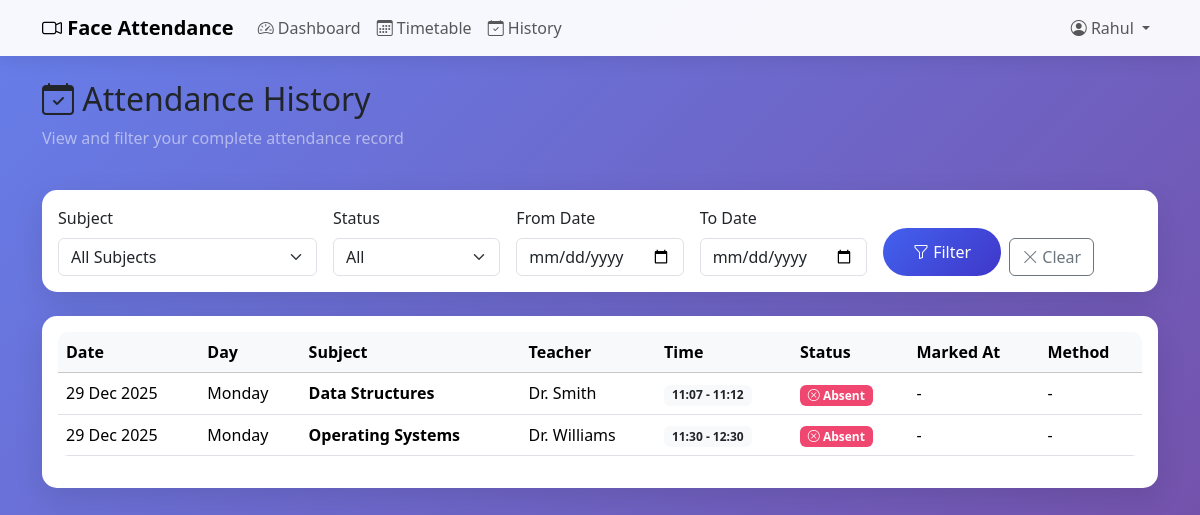
Screenshot of /attendance/history/ (signed in) with the database file from the repository.
### core/models.py (models this page shows, shortened)
class Student(models.Model):
    user = models.OneToOneField(User, on_delete=models.CASCADE, related_name='student_profile')
    roll_no = models.CharField(max_length=20, unique=True)
    name = models.CharField(max_length=100)
    classroom = models.ForeignKey(Classroom, on_delete=models.CASCADE, related_name='students')
    face_folder_name = models.CharField(max_length=100, blank=True, help_text="Folder name in known_faces/")
    photo_straight = models.CharField(max_length=255, blank=True, help_text="Front-facing photo path")
    photo_left = models.CharField(max_length=255, blank=True, help_text="Looking left photo path")
    photo_right = models.CharField(max_length=255, blank=True, help_text="Looking right photo path")
    class Meta:
        ordering = ['roll_no']

class Attendance(models.Model):
    STATUS_CHOICES = [
        ('present', 'Present'),
        ('absent', 'Absent'),
        ('late', 'Late'),
    ]
    lecture = models.ForeignKey(Lecture, on_delete=models.CASCADE, related_name='attendance_records')
    student = models.ForeignKey(Student, on_delete=models.CASCADE, related_name='attendance_records')
    status = models.CharField(max_length=10, choices=STATUS_CHOICES, default='absent')
    marked_at = models.DateTimeField(null=True, blank=True)
    marked_by_face_recognition = models.BooleanField(default=False)
    class Meta:
        unique_together = ['lecture', 'student']
        ordering = ['student__roll_no']

class Lecture(models.Model):
    STATUS_CHOICES = [
        ('scheduled', 'Scheduled'),
        ('active', 'Active'),  # Attendance can be marked
        ('completed', 'Completed'),
        ('cancelled', 'Cancelled'),
    ]
    timetable = models.ForeignKey(Timetable, on_delete=models.CASCADE, related_name='lectures')
    date = models.DateField(default=timezone.now)
    status = models.CharField(max_length=20, choices=STATUS_CHOICES, default='scheduled')
    started_at = models.DateTimeField(null=True, blank=True)
    ended_at = models.DateTimeField(null=True, blank=True)
    carried_from = models.ForeignKey('self', on_delete=models.SET_NULL, null=True, blank=True,
                                      related_name='carried_to',
                                      help_text="Previous lecture from which attendance was carried forward")
    class Meta:
        ordering = ['-date', '-started_at']
        unique_together = ['timetable', 'date']

class Timetable(models.Model):
    DAYS_OF_WEEK = [
        (0, 'Monday'),
        (1, 'Tuesday'),
        (2, 'Wednesday'),
        (3, 'Thursday'),
        (4, 'Friday'),
        (5, 'Saturday'),
        (6, 'Sunday'),
    ]
    room = models.ForeignKey(Room, on_delete=models.CASCADE, related_name='timetable_entries', null=True, blank=True)
    classroom = models.ForeignKey(Classroom, on_delete=models.CASCADE, related_name='timetable_entries')
    subject = models.ForeignKey(Subject, on_delete=models.CASCADE, related_name='timetable_entries')
    teacher = models.ForeignKey(Teacher, on_delete=models.CASCADE, related_name='timetable_entries')
    day_of_week = models.IntegerField(choices=DAYS_OF_WEEK)
    start_time = models.TimeField()
    end_time = models.TimeField()
    is_recurring = models.BooleanField(default=True, help_text="False for extra/one-time lectures")
    extra_date = models.DateField(null=True, blank=True, help_text="Specific date for non-recurring lectures")
    class Meta:
        ordering = ['day_of_week', 'start_time']
        unique_together = ['room', 'day_of_week', 'start_time']

class Subject(models.Model):
    name = models.CharField(max_length=100)
    code = models.CharField(max_length=20, unique=True)  # e.g., "CS101"
    class Meta:
        ordering = ['code']

class Teacher(models.Model):
    user = models.OneToOneField(User, on_delete=models.CASCADE, related_name='teacher_profile', null=True, blank=True)
    name = models.CharField(max_length=100)
    email = models.EmailField(blank=True)
    class Meta:
        ordering = ['name']

### core/views.py (the view)
# urls.py: path('attendance/history/', views.attendance_history, name='attendance_history'),
@login_required
def attendance_history(request):
    try:
        student = request.user.student_profile
    except Student.DoesNotExist:
        messages.error(request, "You don't have a student profile.")
        return redirect('login')
    subject_filter = request.GET.get('subject', '')
    status_filter = request.GET.get('status', '')
    date_from = request.GET.get('date_from', '')
    date_to = request.GET.get('date_to', '')
    attendance_records = Attendance.objects.filter(student=student).select_related(
        'lecture', 'lecture__timetable', 'lecture__timetable__subject',
        'lecture__timetable__teacher'
    ).order_by('-lecture__date')
    if subject_filter:
        attendance_records = attendance_records.filter(lecture__timetable__subject_id=subject_filter)
    if status_filter:
        attendance_records = attendance_records.filter(status=status_filter)
    if date_from:
        attendance_records = attendance_records.filter(lecture__date__gte=date_from)
    if date_to:
        attendance_records = attendance_records.filter(lecture__date__lte=date_to)
    subjects = Subject.objects.filter(
        timetable_entries__classroom=student.classroom
    ).distinct()
    context = {
        'student': student,
        'attendance_records': attendance_records,
        'subjects': subjects,
        'selected_subject': subject_filter,
        'selected_status': status_filter,
        'date_from': date_from,
        'date_to': date_to,
    }
    return render(request, 'core/attendance_history.html', context)

### templates/core/attendance_history.html (shortened to what this page needs)
{% extends 'base.html' %}
{% block content %}
<div class="row mb-4">
    <div class="col-12">
        <h2><i class="bi bi-calendar-check"></i> Attendance History</h2>
        <p class="text-white-50">View and filter your complete attendance record</p>
    </div>
</div>
<div class="card mb-4">
    <div class="card-body">
        <form method="get" class="row g-3">
            <div class="col-md-3">
                <label class="form-label">Subject</label>
                <select name="subject" class="form-select">
                    <option value="">All Subjects</option>
                </select>
            </div>
            <div class="col-md-2">
                <label class="form-label">Status</label>
                <select name="status" class="form-select">
                    <option value="">All</option>
                </select>
            </div>
            <div class="col-md-2">
                <label class="form-label">From Date</label>
                <input type="date" name="date_from" class="form-control" value="{{ date_from }}">
            </div>
            <div class="col-md-2">
                <label class="form-label">To Date</label>
                <input type="date" name="date_to" class="form-control" value="{{ date_to }}">
            </div>
            <div class="col-md-3 d-flex align-items-end">
                <button type="submit" class="btn btn-primary me-2">
                    <i class="bi bi-funnel"></i> Filter
                </button>
                <a href="{% url 'attendance_history' %}" class="btn btn-outline-secondary">
                    <i class="bi bi-x-lg"></i> Clear
                </a>
            </div>
        </form>
    </div>
</div>
<div class="card">
    <div class="card-body">
        {% if attendance_records %}
        <div class="table-responsive">
            <table class="table table-hover">
                <thead class="table-light">
                    <tr>
                        <th>Date</th>
                        <th>Day</th>
                        <th>Subject</th>
                        <th>Teacher</th>
                        <th>Time</th>
                        <th>Status</th>
                        <th>Marked At</th>
                        <th>Method</th>
                    </tr>
                </thead>
                <tbody>
                    {% for record in attendance_records %}
                    <tr>
                        <td>{{ record.lecture.date|date:"d M Y" }}</td>
                        <td>{{ record.lecture.date|date:"l" }}</td>
                        <td><strong>{{ record.lecture.timetable.subject.name }}</strong></td>
                        <td>{{ record.lecture.timetable.teacher.name }}</td>
                        <td>
                            <span class="badge bg-light text-dark">
                                {{ record.lecture.timetable.start_time|time:"H:i" }} - {{ record.lecture.timetable.end_time|time:"H:i" }}
                            </span>
                        </td>
                        <td>
                            <span class="badge badge-{{ record.status }}">
                                {% if record.status == 'present' %}
                                <i class="bi bi-check-circle"></i>
                                {% elif record.status == 'absent' %}
                                <i class="bi bi-x-circle"></i>
                                {% else %}
                                <i class="bi bi-clock"></i>
                                {% endif %}
                                {{ record.status|title }}
                            </span>
                        </td>
                        <td>
                            {% if record.marked_at %}
                            {{ record.marked_at|time:"H:i:s" }}
                            {% else %}
                            -
                            {% endif %}
                        </td>
                        <td>
                            {% if record.marked_by_face_recognition %}
                            <span class="badge bg-info">
                                <i class="bi bi-camera"></i> Face
                            </span>
                            {% elif record.status == 'present' %}
                            <span class="badge bg-secondary">
                                <i class="bi bi-pencil"></i> Manual
                            </span>
                            {% else %}
                            -
                            {% endif %}
                        </td>
                    </tr>
                    {% endfor %}
                </tbody>
            </table>
        </div>
        {% endif %}
    </div>
</div>
{% endblock %}

### templates/base.html (shortened to what this page needs)
<!DOCTYPE html>
<html lang="en">
<head>
    <link href="https://cdn.jsdelivr.net/npm/bootstrap@5.3.2/dist/css/bootstrap.min.css" rel="stylesheet">
    <link rel="stylesheet" href="https://cdn.jsdelivr.net/npm/bootstrap-icons@1.11.1/font/bootstrap-icons.css">
</head>
<body>
    {% if user.is_authenticated %}
    <nav class="navbar navbar-expand-lg navbar-light bg-light mb-4">
        <div class="container">
            {% if user.teacher_profile %}
            <a class="navbar-brand fw-bold text-success" href="{% url 'teacher_dashboard' %}">
                <i class="bi bi-person-workspace"></i> Teacher Portal
            </a>
            <button class="navbar-toggler" type="button" data-bs-toggle="collapse" data-bs-target="#navbarNav">
                <span class="navbar-toggler-icon"></span>
            </button>
            <div class="collapse navbar-collapse" id="navbarNav">
                <ul class="navbar-nav me-auto">
                    <li class="nav-item">
                        <a class="nav-link" href="{% url 'teacher_dashboard' %}"><i class="bi bi-speedometer2"></i> Dashboard</a>
                    </li>
                    <li class="nav-item">
                        <a class="nav-link" href="{% url 'teacher_timetable' %}"><i class="bi bi-calendar3"></i> My Timetable</a>
                    </li>
                    <li class="nav-item">
                        <a class="nav-link" href="{% url 'teacher_lecture_history' %}"><i class="bi bi-clock-history"></i> Lecture History</a>
                    </li>
                    <li class="nav-item">
                        <a class="nav-link" href="{% url 'teacher_schedule_extra' %}"><i class="bi bi-plus-circle"></i> Schedule Extra</a>
                    </li>
                    <li class="nav-item">
                        <a class="nav-link" href="{% url 'teacher_cancel_lectures' %}"><i class="bi bi-calendar-x"></i> Cancel Lectures</a>
                    </li>
                </ul>
                <ul class="navbar-nav">
                    <li class="nav-item dropdown">
                        <a class="nav-link dropdown-toggle" href="#" id="navbarDropdown" role="button" data-bs-toggle="dropdown">
                            <i class="bi bi-person-circle text-success"></i> {{ user.teacher_profile.name }}
                        </a>
                        <ul class="dropdown-menu dropdown-menu-end">
                            <li><a class="dropdown-item" href="{% url 'logout' %}"><i class="bi bi-box-arrow-right"></i> Logout</a></li>
                        </ul>
                    </li>
                </ul>
            </div>
            {% elif user.student_profile %}
            <a class="navbar-brand fw-bold" href="{% url 'dashboard' %}">
                <i class="bi bi-camera-video"></i> Face Attendance
            </a>
            <div class="collapse navbar-collapse" id="navbarNav">
                <ul class="navbar-nav me-auto">
                    <li class="nav-item">
                        <a class="nav-link" href="{% url 'dashboard' %}"><i class="bi bi-speedometer2"></i> Dashboard</a>
                    </li>
                    <li class="nav-item">
                        <a class="nav-link" href="{% url 'timetable' %}"><i class="bi bi-calendar3"></i> Timetable</a>
                    </li>
                    <li class="nav-item">
                        <a class="nav-link" href="{% url 'attendance_history' %}"><i class="bi bi-calendar-check"></i> History</a>
                    </li>
                </ul>
                <ul class="navbar-nav">
                    <li class="nav-item dropdown">
                        <a class="nav-link dropdown-toggle" href="#" id="navbarDropdown" role="button" data-bs-toggle="dropdown">
                            <i class="bi bi-person-circle"></i> {{ user.student_profile.name }}
                        </a>
                    </li>
                </ul>
            </div>
            {% endif %}
        </div>
    </nav>
    {% endif %}
    <div class="container">
        {% block content %}{% endblock %}
    </div>
</body>
</html>

### templates/base.html (style rules this page uses)
:root { --primary-color: #4361ee; --secondary-color: #3f37c9; --success-color: #06d6a0; --danger-color: #ef476f; --warning-color: #ffd166; }
body { background: linear-gradient(135deg, #667eea 0%, #764ba2 100%); min-height: 100vh; }
.card { border: none; border-radius: 15px; box-shadow: 0 10px 30px rgba(0, 0, 0, 0.1); }
.btn-primary { background: linear-gradient(135deg, var(--primary-color), var(--secondary-color)); border: none; padding: 12px 30px; border-radius: 25px; transition: transform 0.3s ease, box-shadow 0.3s ease; }
.navbar { background: rgba(255, 255, 255, 0.95) !important; box-shadow: 0 2px 20px rgba(0, 0, 0, 0.1); }
.table { border-radius: 10px; overflow: hidden; }
.badge-absent { background-color: var(--danger-color); }

### rows the page displays
Attendance: lecture "29 Dec 2025", lecture "Monday", lecture.timetable.subject.name "Data Structures", lecture.timetable.teacher.name "Dr. Smith", lecture.timetable.start_time "11:07", lecture.timetable.end_time "11:12", status "Absent"
Attendance: lecture "29 Dec 2025", lecture "Monday", lecture.timetable.subject.name "Operating Systems", lecture.timetable.teacher.name "Dr. Williams", lecture.timetable.start_time "11:30", lecture.timetable.end_time "12:30", status "Absent"

### other values shown
{{ user.student_profile.name }} "Rahul"
